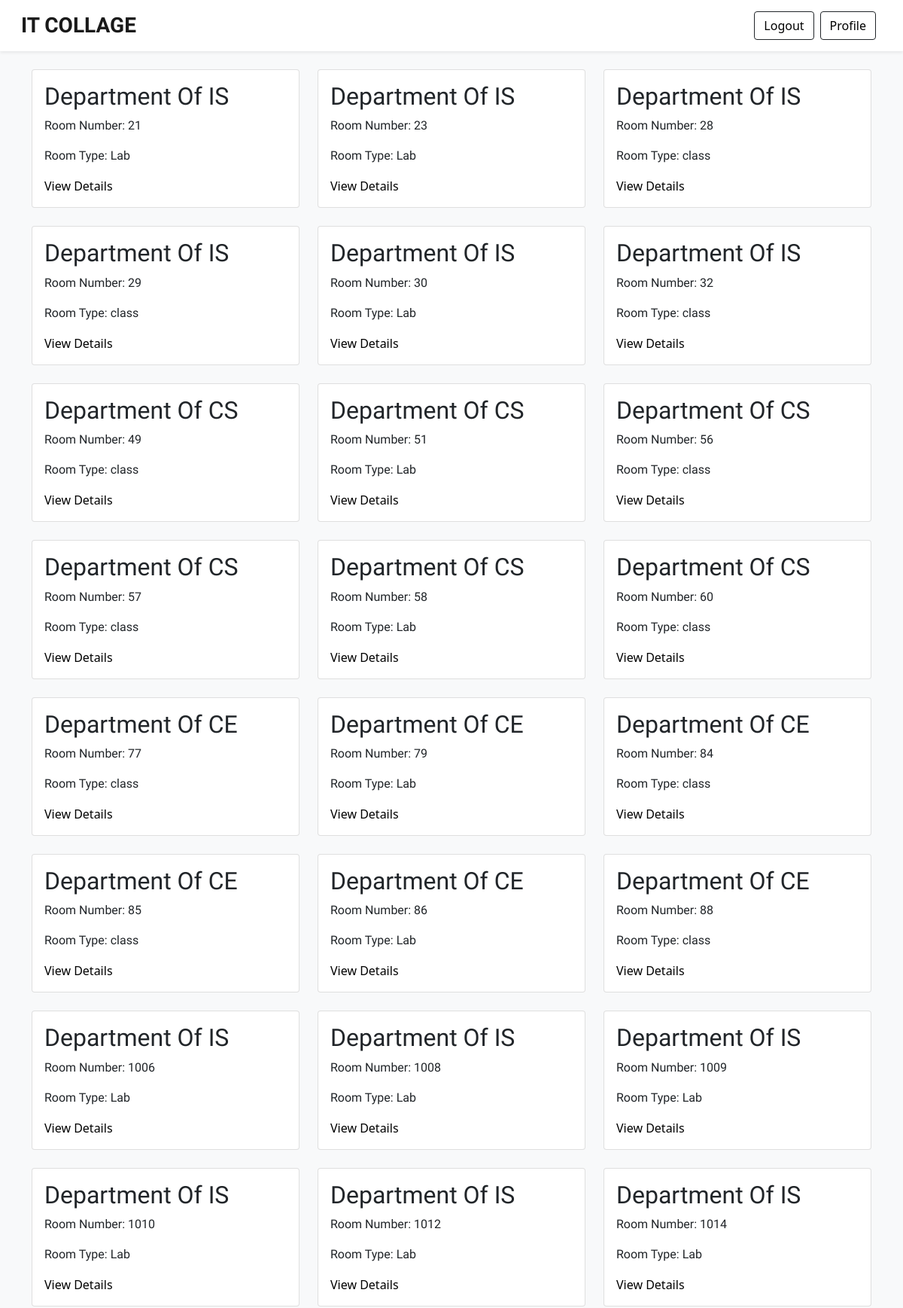
/browse_rooms.php (upper part), run on the app's committed database.
### tables this page shows
CREATE TABLE `rooms` (
  `RoomID` int(11) NOT NULL,
  `departmentName` varchar(100) NOT NULL,
  `FloorNum` varchar(100) NOT NULL,
  `RoomType` varchar(100) NOT NULL,
  `capacity` int(11) NOT NULL,
  `Equipment` longtext NOT NULL
);

### browse_rooms.php (the view, shortened to what this page needs)
<?php
require 'connection.php';
$sql = "SELECT * FROM rooms";
$statement = $db->prepare($sql);
$statement->execute();
$rooms = $statement->fetchAll(PDO::FETCH_ASSOC);
?>
<!DOCTYPE html>
<html lang="en">
<head>
    <link rel="stylesheet" href="media.css">
    <link href="https://cdn.jsdelivr.net/npm/bootstrap@5.0.2/dist/css/bootstrap.min.css" rel="stylesheet">
</head>
<body class="bg-light">
    <nav class="navbar navbar-expand-lg navbar-light bg-white px-lg-3 py-lg-2 shadow-sm sticky-top">
        <div class="container-fluid">
            <a class="navbar-brand me-5 fw-bold fs-3 h-font"  href="welcome.php">IT COLLAGE</a>
            <div class="collapse navbar-collapse" id="navbarSupportedContent">
                <div class="d-flex">
                    <button type="button" class="btn btn-outline-dark me-lg-2 me-3" data-bs-toggle="modal" data-bs-target="#loginModal">
                        <a href="welcome.php">Logout</a>
                    </button>
                    <button type="button" class="btn btn-outline-dark me-lg-2 me-3" data-bs-toggle="modal" data-bs-target="#loginModal">
                        <a href="profile.php">Profile</a>
                    </button>
                </div>
            </div>
        </div>
    </nav>
    <div class="container mt-4">
        <div class="row">
            <?php foreach ($rooms as $room){ ?>
                <div class="col-md-4 mb-4">
                    <div class="card">
                        <div class="card-body">
                            <h2>Department Of <?php echo $room['departmentName']; ?></h2>
                            <p>Room Number: <?php echo $room['RoomID']; ?></p>
                            <p>Room Type: <?php echo $room['RoomType']; ?></p>
                            <a href="room_details.php?id=<?php echo $room['RoomID']; ?>">View Details</a>
                        </div>
                    </div>
                </div>
            <?php } ?>
        </div>
    </div>
</body>
</html>

### browse_rooms.php (style rules this page uses)
.h-font { font-family :'Merienda' , cursive; }
a { text-decoration : none; color :black; }
h2, p { font-family: "Parkinsans", sans-serif; font-optical-sizing: auto; font-style: normal; }

### data on the page
rooms: departmentName "IS", RoomID "21", RoomType "Lab"
rooms: departmentName "IS", RoomID "23", RoomType "Lab"
rooms: departmentName "IS", RoomID "28", RoomType "class"
rooms: departmentName "IS", RoomID "29", RoomType "class"
rooms: departmentName "IS", RoomID "30", RoomType "Lab"
rooms: departmentName "IS", RoomID "32", RoomType "class"
rooms: departmentName "CS", RoomID "49", RoomType "class"
rooms: departmentName "CS", RoomID "51", RoomType "Lab"
rooms: departmentName "CS", RoomID "56", RoomType "class"
rooms: departmentName "CS", RoomID "57", RoomType "class"
rooms: departmentName "CS", RoomID "58", RoomType "Lab"
rooms: departmentName "CS", RoomID "60", RoomType "class"
rooms: departmentName "CE", RoomID "77", RoomType "class"
rooms: departmentName "CE", RoomID "79", RoomType "Lab"
rooms: departmentName "CE", RoomID "84", RoomType "class"
rooms: departmentName "CE", RoomID "85", RoomType "class"
rooms: departmentName "CE", RoomID "86", RoomType "Lab"
rooms: departmentName "CE", RoomID "88", RoomType "class"
rooms: departmentName "IS", RoomID "1006", RoomType "Lab"
rooms: departmentName "IS", RoomID "1008", RoomType "Lab"
rooms: departmentName "IS", RoomID "1009", RoomType "Lab"
rooms: departmentName "IS", RoomID "1010", RoomType "Lab"
rooms: departmentName "IS", RoomID "1012", RoomType "Lab"
rooms: departmentName "IS", RoomID "1014", RoomType "Lab"
